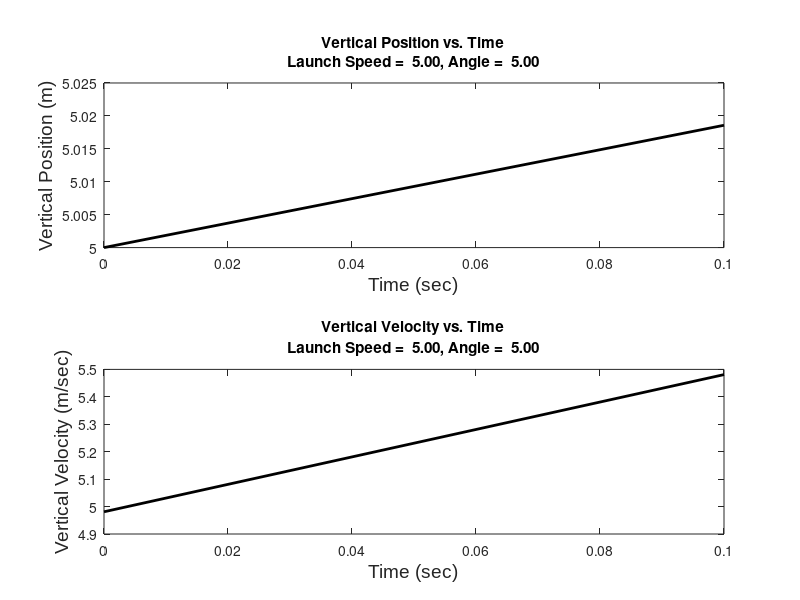

Recreate this plot in MATLAB.
%   Filename: Two_Dimensional_Projectile.m
% ------------------------------------------------------------------------
%   James R. Haberland 19032003
%   Hoover High School
%   Ms. Harris
%
%   Start Date: Oct 08, 2019
%   Last Revised On: Oct 09, 2019
%
%   Purpose: Take inputs and do calcuations for projectile problems, that
%            involve two dimensions.
%
%   Psuedocode:
%   1. Take inputs for the calculations (Launch: Angle & Speed; Vertical
%      Acceleration, Initial Position, & Final Position.)
%   2. Do the calculation with the data (Initial horizontal and vertical
%   velocities;Total time in the air; Horizontal displacment; vertical
%   position quatio, horizontal position equation, and vertical velocity
%   equation.)
%   3. Output a formatted text display (Total time in air)
%   4. Output a graph that shows the data (Vertical Position vs. Time &
%   Vertical Velocity vs. Time)
%
%   Variables:
%       LA: This is the launch angle
%       LS: This is the launch speed
%       VA: This is the vertical acceleration
%       IVP: This is the initial vertical position
%       FVP: This is the final vertical position
%
%       Vix: This is the initial velcocity in the x direction
%       Viy: This is the initial velocity in the y direction
%       underSQRT: This is the number under the sqaure root when calculating
%           time with the qudaritc formula
%       tAir: This is the amount of time the object is in the air
%       tAirVec: This is the vector with all the time valuces between 0 and
%           tAir, so it is possible to graph
%       DX: This is the total horizontal distance traveled
%       Xy: This is the vertical position equation
%       Xx: This is the horizontal position equation
%       Vy: This is the vertical velocity equation
% 
%   Functions Called: (beyond built-in function)
%                       none
% ------------------------------------------------------------------------

% Inputs

LA = input('Input the launch angle (in degrees, above horizontal).');
LS = input('Input the launch speed (in meters/sec).');
VA = input('Input the vertical acceleration (in meters/sec^2).');
IVP = input('Input the initial vertical position (in meters).');
FVP = input('Input the final vertical position (in meters).');



% Calculations


% Initial Velocities
Vix = LS*cosd(LA);
Viy = LS*sind(LA);

% Time Air
underSQRT = Viy^2-(4*(.5*-VA)*(IVP-FVP));
if underSQRT<0
   fprintf("The numbers do not work, because you can't square root a negative")
   return
else
    tAir = max([(-Viy+sqrt(underSQRT))/(2*.5*-VA), (-Viy-sqrt(underSQRT))/(2*.5*-VA)]);
end
tAirVec = 0:.1:tAir;

% Horizontal Distance
DX = Vix*tAir;

% Vertical Position Equation
Xy = (.5*-VA*tAirVec.^2) + (Viy*tAirVec) + IVP;

% Horizontal Position Equation
Xx = Vix*tAirVec;

% Vertical Velocity Equation
Vy = VA*tAirVec + Vix;


% Outputs

fprintf('The object was in the air for %5.2f seconds',tAir)

figure;
subplot(2,1,1)
plot(tAirVec,Xy,'k-','LineWidth',2)
xlabel('Time (sec)', "FontSize",14,"FontName",'Arial')
ylabel('Vertical Position (m)', "FontSize",14,"FontName",'Arial')
title(sprintf('Vertical Position vs. Time\nLaunch Speed = %5.2f, Angle = %5.2f',LS,LA))

subplot(2,1,2)
plot(tAirVec,Vy,'k-','LineWidth',2)
xlabel('Time (sec)', "FontSize",14,"FontName",'Arial')
ylabel('Vertical Velocity (m/sec)', "FontSize",14,"FontName",'Arial')
title(sprintf('Vertical Velocity vs. Time\nLaunch Speed = %5.2f, Angle = %5.2f',LS,LA))